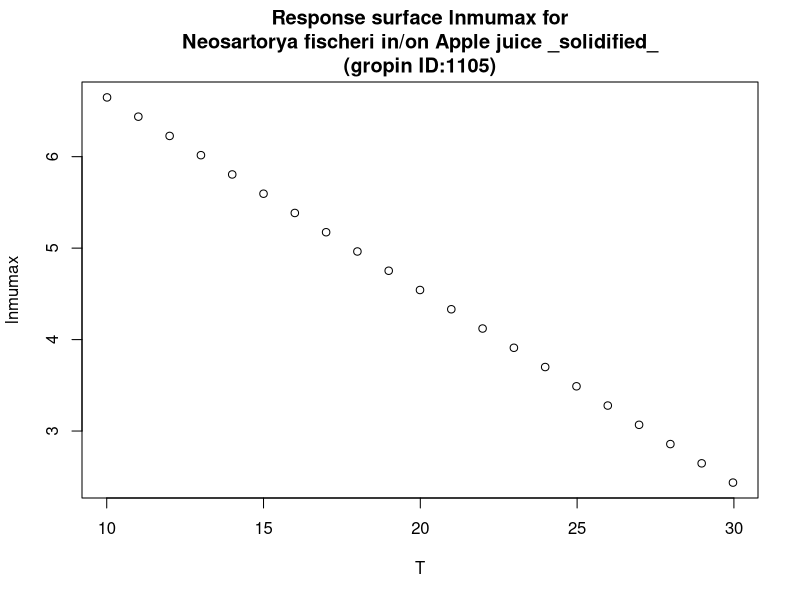

Write R code to recreate this figure.
#############################
# start of Parameter script
#############################
T <- seq(10.01,29.97002997003,length.out=21)
#############################
# end of Parameter script
#############################
############################# 
# start of Model script Gropin ID 1105 
#############################
 
# constant coefficients for this model
 
variables <- data.frame(T)
argumentsPar <- expand.grid(variables)
 
# heart of the model
response_surface <- function(T) {
   mumax <-8.760-0.211*T

return(mumax=mumax)
} 

# output parameters
responseSurface <- cbind(argumentsPar,response_surface(argumentsPar['T']))
colnames(responseSurface) <- c(colnames(argumentsPar),'lnmumax')
#############################
# End of Model script
#############################
############################# 
# start of Visualisation script Gropin ID 1105 
#############################
plot(T,responseSurface$'lnmumax',xlab='T',
                          ylab='lnmumax',main='Response surface lnmumax for
Neosartorya fischeri in/on Apple juice _solidified_
(gropin ID:1105)')
#############################
# End of Visualisation script
#############################
